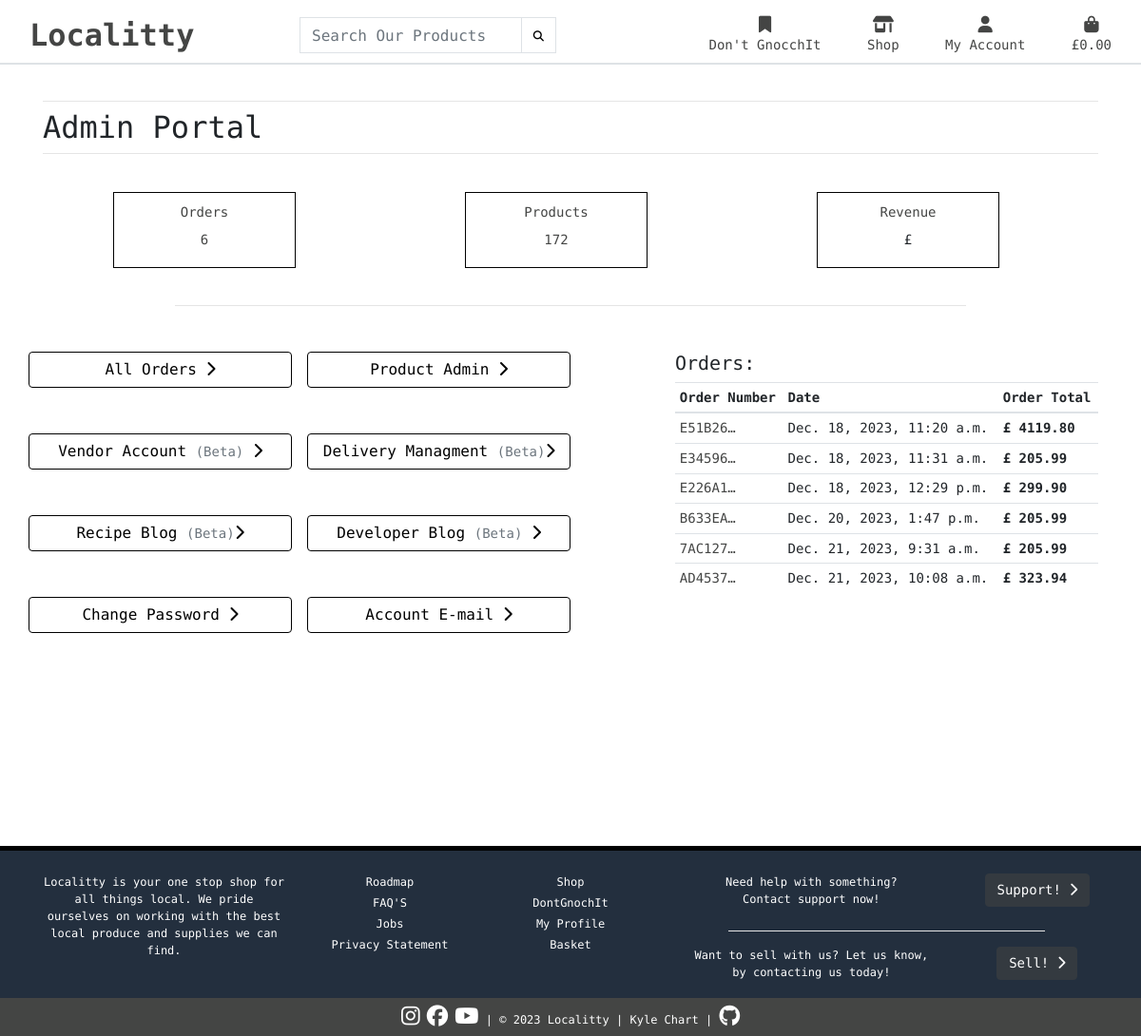
The page /profile/admin-dashboard/ (signed in) on the database as committed earlier.
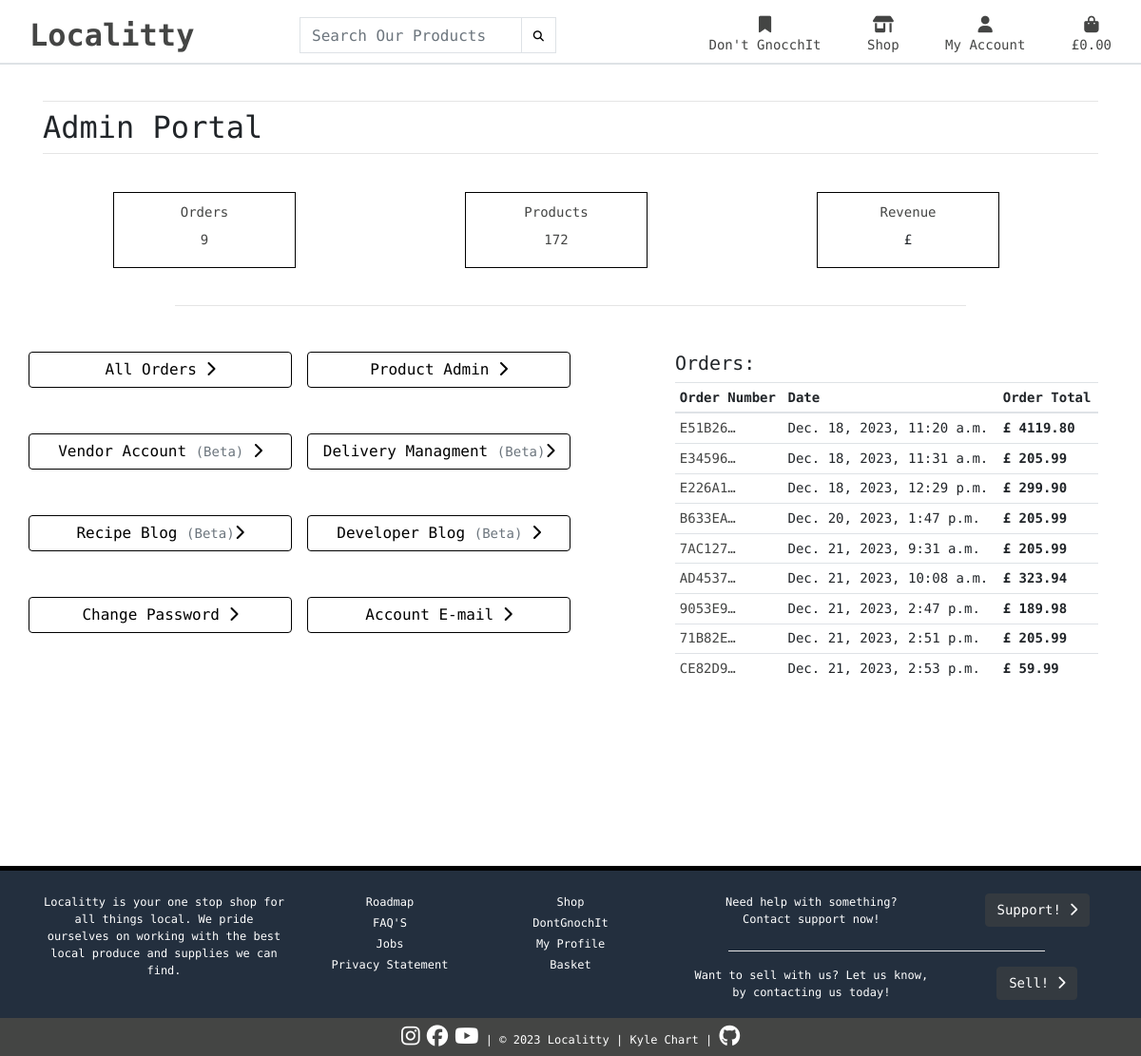
The same page on the database as committed later.
### checkout/models.py (models this page shows, shortened)
class Order(models.Model):
    order_number = models.CharField(max_length=32, null=False, editable=False)
    user_profile = models.ForeignKey(
        UserProfile, on_delete=models.SET_NULL, null=True, blank=True, related_name='orders')
    full_name = models.CharField(max_length=50, null=False, blank=False)
    email = models.EmailField(max_length=254, blank=False, null=False)
    phone_number = models.CharField(max_length=20, null=False, blank=False)
    country = CountryField(blank_label='Country *', null=False, blank=False)
    postcode = models.CharField(max_length=20, null=True, blank=True)
    town_or_city = models.CharField(max_length=40, null=False, blank=False)
    street_address1 = models.CharField(max_length=80, null=False, blank=False)
    street_address2 = models.CharField(max_length=80, null=True, blank=True)
    county = models.CharField(max_length=80, null=True, blank=True)
    date = models.DateTimeField(auto_now_add=True)
    delivery_cost = models.DecimalField(
        max_digits=6, decimal_places=2, null=False, default=0)
    order_total = models.DecimalField(
        max_digits=10, decimal_places=2, null=False, default=0)
    grand_total = models.DecimalField(
        max_digits=10, decimal_places=2, null=False, default=0)
    original_bag = models.TextField(null=False, blank=False, default='')
    stripe_pid = models.CharField(
        max_length=254, null=False, blank=False, default='')
    class Meta:
        verbose_name_plural = 'Order'

### profiles/views.py (the view)
# urls.py: path('admin-dashboard/', views.renderadmin, name='admin'),
@login_required
def renderadmin(request):
    profile = get_object_or_404(UserProfile, user=request.user)
    orders = Order.objects.all()
    product = Product.objects.all()
    template = 'admin_dashboard.html'
    context = {
        'user': profile,
        'orders': orders,
        'product': product,
    }
    return render(request, template, context)

### profiles/templates/admin_dashboard.html (shortened to what the changed rows need)
{% extends "base.html" %}
{% load static %}
{% block content %}
<div class="container">
    <div class="row">
        <div class="col">
                <h2 class="page-title">Admin Portal</h2>
        </div>
    </div>
</div>
<div class="container mt-4">
    <div class="preview-container text-center row justify-content-around">
        <div class="col-4 total-orders">
            <a href="{% url 'order_history' %}" class="" aria-label="Opens the order history page">Orders
                <p class="mt-2">{{ orders.count }}</p>
            </a>
        </div>
    </div>
    <div class="row mt-5">
        <div class="col-5">
            <div class="table-responsive">
                <table class="table table-sm order-history">
                    <thead>
                        <tr>
                            <th>Order Number</th>
                            <th>Date</th>
                            <th>Order Total</th>
                        </tr>
                    </thead>
                    <tbody>
                        {% for order in orders %}
                            <tr>
                                <td>
                                    <a href="{% url 'order_confirmation' order.order_number %}" aria-label="Opens a confirmation page for the selected order" class="user-history" title="{{ orders.order_number }}">{{ order.order_number|truncatechars:7 }}</a>
                                </td>
                                <td>{{ order.date}}</td>
                                <td><strong>£ {{ order.grand_total }}</strong></td>
                            </tr>
                        {% endfor %}
                    </tbody>
                </table>
            </div>
        </div>
    </div>
</div>
{% endblock %}

Rows that differ between the two databases and show on the page:
added Order: order_number "9053E9…", date "Dec. 21, 2023, 2:47 p.m.", grand_total "189.98"
added Order: order_number "71B82E…", date "Dec. 21, 2023, 2:51 p.m.", grand_total "205.99"
added Order: order_number "CE82D9…", date "Dec. 21, 2023, 2:53 p.m.", grand_total "59.99"
Other text that changed with them:
{{ orders.count }}: "6" → "9"
